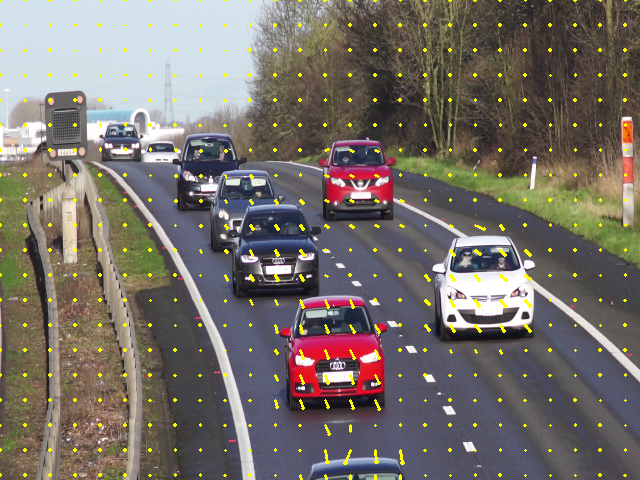
#> input picture Answer1_1.png, 640 x 480 px, given in place of Cars on Highway.mp4, which was not available
$ python Problem.py
#> lines starting #> are read from the running program, lines starting #| are printed output that depends on the picture; after the words box and inside, x2 and y2 are one past the last pixel; in counts of white or black regions, pixels touching at a corner belong together; pictures that were not available may be replaced by others from this repository, and a replacement may not be noted
import numpy as np
import cv2

cap = cv2.VideoCapture("Cars on Highway.mp4")
_, img = cap.read()
#> img is the input picture: shape (480, 640, 3); mean B, G, R 105.2, 111.5, 117.9
img = cv2.resize(img, (640,480))
prev = cv2.cvtColor(img, cv2.COLOR_BGR2GRAY)
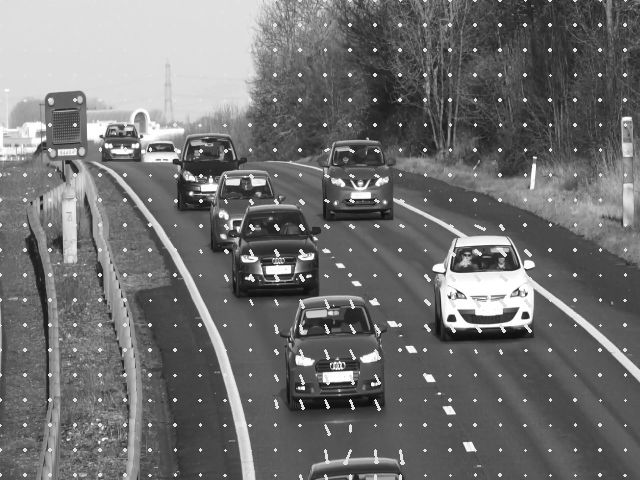
#> prev: shape (480, 640); min 14, max 255, mean 112.7
hsv = np.zeros_like(img)
hsv[..., 1] = 255
#out = cv2.VideoWriter('Answer1_1.mp4', cv2.VideoWriter_fourcc(*'mp4v'), 25, (640,480))
#out = cv2.VideoWriter('Answer1_2_1.mp4', cv2.VideoWriter_fourcc(*'mp4v'), 25, (640,480))
out = cv2.VideoWriter('Answer1_2_2.mp4', cv2.VideoWriter_fourcc(*'mp4v'), 25, (640,480))

while True:
    r, frame = cap.read()
    if frame is None:
        break
    frame = cv2.resize(frame, (640,480))
    next = cv2.cvtColor(frame, cv2.COLOR_BGR2GRAY)
    frame_copy = frame.copy()
    fl = cv2.calcOpticalFlowFarneback(prev, next, None, 0.5, 3, 15, 3, 5, 1.2, 0)
    flCopy = fl.copy()
    m, theta = cv2.cartToPolar(fl[:, :, 0], fl[:, :, 1])
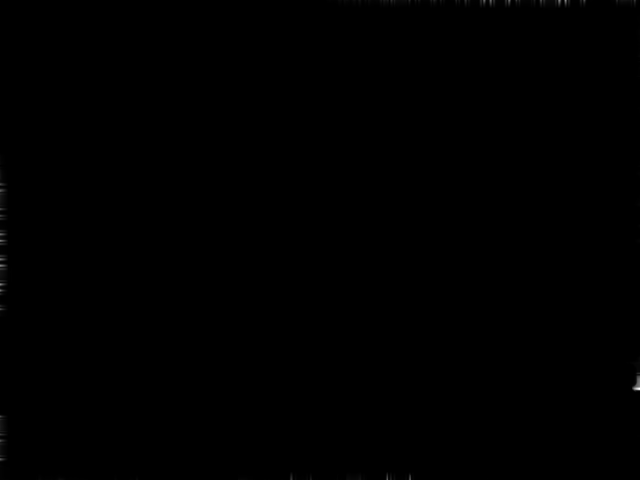
#> m: shape (480, 640) float32; min 0, max 1.06, mean 0.00075; drawn with min black and max white
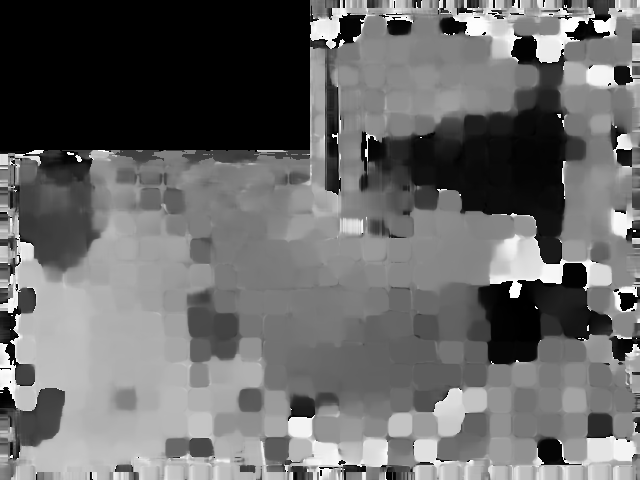
#> theta: shape (480, 640) float32; min 0, max 6.28, mean 2.61; drawn with min black and max white
    m = m * 4
    print(frame.shape)
#| (480, 640, 3)
    for i in range(frame.shape[0]):
        for j in range(frame.shape[1]):
            if i % 25 == 0 and j % 25 == 0:
                tip = (j, i)
                end = (
                i + (m[i, j] * np.sin(theta[i, j])), j + (m[i, j] * np.cos(theta[i, j])))
                frame_copy = cv2.arrowedLine(frame_copy, tip, (int(end[1]), int(end[0])), (0, 255, 255), 2)
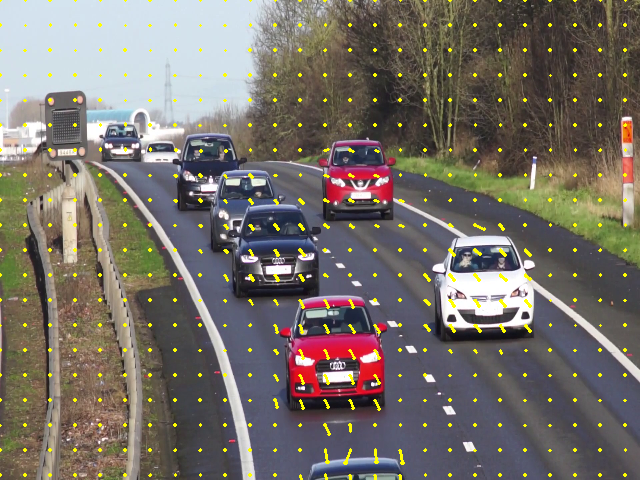
#> frame_copy: shape (480, 640, 3); 0.21% of pixels changed, all inside (x1, y1, x2, y2) = (148, 0, 627, 477)
    frame2 = np.zeros_like(frame)
    _ = flCopy[:, :, 0]
    _ = 2.5 * _
    arr = np.where(_ > 1)
#> arr = ([0, 1], [565, 565])
    for i in range(len(arr[0])):
        frame2[arr[0][i], arr[1][i], :] = frame[arr[0][i], arr[1][i], :]
#> this loop made 2 passes
    hsv[..., 0] = theta * (180 / (np.pi / 2))
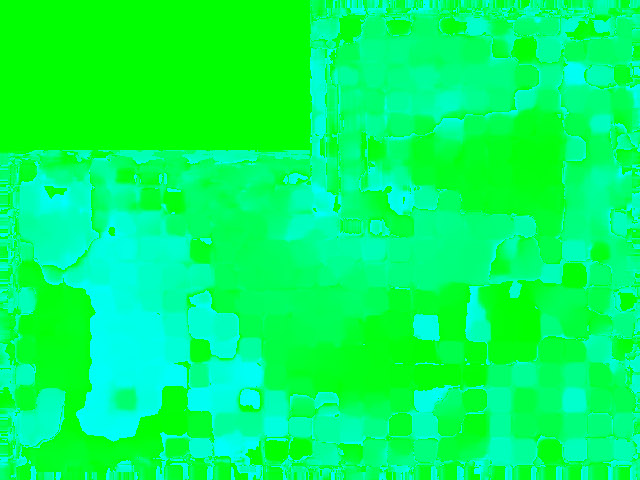
#> hsv: shape (480, 640, 3); mean of channels 0, 1, 2 95.2, 255, 0; drawn as B, G, R
    hsv[..., 2] = cv2.normalize(m, None, 0, 255, cv2.NORM_MINMAX)
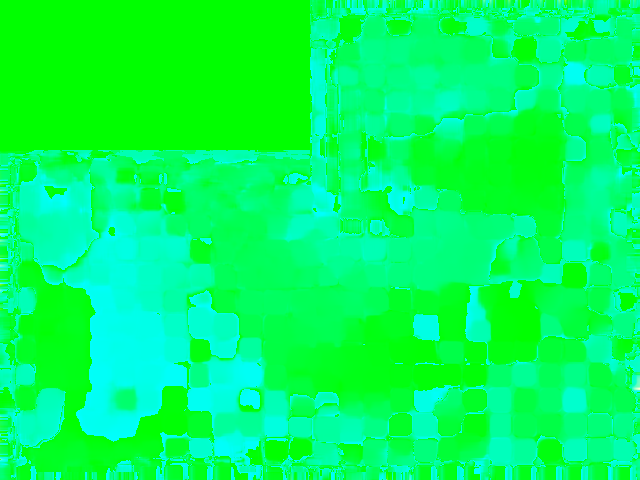
#> hsv: shape (480, 640, 3); 1.55% of pixels changed, all inside (x1, y1, x2, y2) = (0, 0, 640, 480); drawn as B, G, R
    bgr = cv2.cvtColor(hsv, cv2.COLOR_HSV2BGR)
    cv2.imshow('BGR', bgr)
    cv2.imshow('Vectors', frame_copy)
    cv2.imshow('Vehicles', frame2)
    #out.write(frame_copy)
    #out.write(bgr)
    out.write(frame2)
    if cv2.waitKey(1) & 0xff == ord('q'):
#> (key q is pressed here)
        break
    prev = next

out.release()
cv2.destroyAllWindows()
